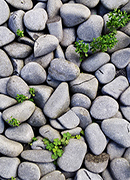
#> input picture basic processing with python/TenQ-python-part2/Stone1.jpg, 130 x 180 px, found by its file name
$ python '9-robert edge detection.py'
#> lines starting #> are read from the running program, lines starting #| are printed output that depends on the picture
import cv2 as cv
import numpy as np
img_path = "D:\projects with vs code\part code\TenQ-python-part2\Stone1.jpg"

img = cv.imread(img_path,cv.IMREAD_ANYCOLOR)
#> img is the input picture: shape (180, 130, 3); mean B, G, R 138.4, 138.2, 137.5
img2 = cv.imread(img_path,cv.IMREAD_ANYCOLOR)
img3 = np.zeros((180,130,3),np.uint8)

w = img.shape[1]
#> w = 130
h = img.shape[0]
#> h = 180

def makeGray(img,h,w):
#> called with h = 180, w = 130
    for i in range(h):
        for j in range(w):
            r = img[i][j][2]
            g = img[i][j][1]
            b = img[i][j][0]
            gray = (r * 0.299) + (g * 0.587) + (b * 0.144)
            img2[i][j][0] = img2[i][j][1] = img2[i][j][2] = gray
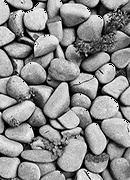
#> img2: shape (180, 130, 3); min 0, max 255, mean 141.1
    return img2

def GetTarget(data,i,j):
    target = [[0,0],[0,0]]
    target[0][0] = data[i-1][j-1][2]
    target[0][1] = data[i-1][j][2]
    target[1][0] = data[i][j-1][2]
    target[1][1] = data[i][j][2]
    return target

def ApplyMask(mask,target):
    res = multiplyOneByOne(mask, target)
    sum = 0
    for i in range(0,2):
            for j in range(0,2):
                sum += res[i][j]
    return sum
def multiplyOneByOne(a,b):
    result = []
    for i in range(len(a)):
        row_result = []
        for j in range(len(a[0])):
            row_result.append(a[i][j] * b[i][j])
        result.append(row_result)
    return result
data = makeGray(img,h,w)
Gx = [[1,0],[0,-1]]
Gy = [[0,1],[-1,0]]
for i in range(1,h-1):
    for j in range(1,w-1):
        target = GetTarget(data,i,j)
        G1 = ApplyMask(Gx,target)
        G2 = ApplyMask(Gy,target)
        G = G1 + G2
        if G < 0:
            G = 0
        elif G > 255:
            G = 255
        img3[i][j][2] = G
        img3[i][j][1] = G
        img3[i][j][0] = G
#> this loop made 178 passes
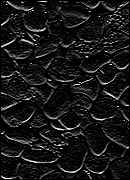
#> img3: shape (180, 130, 3); min 0, max 255, mean 23.2
cv.imshow('stone', img)
cv.imshow('gray stone', img2)
cv.imshow('sobel stone', img3)
cv.waitKey(0)
